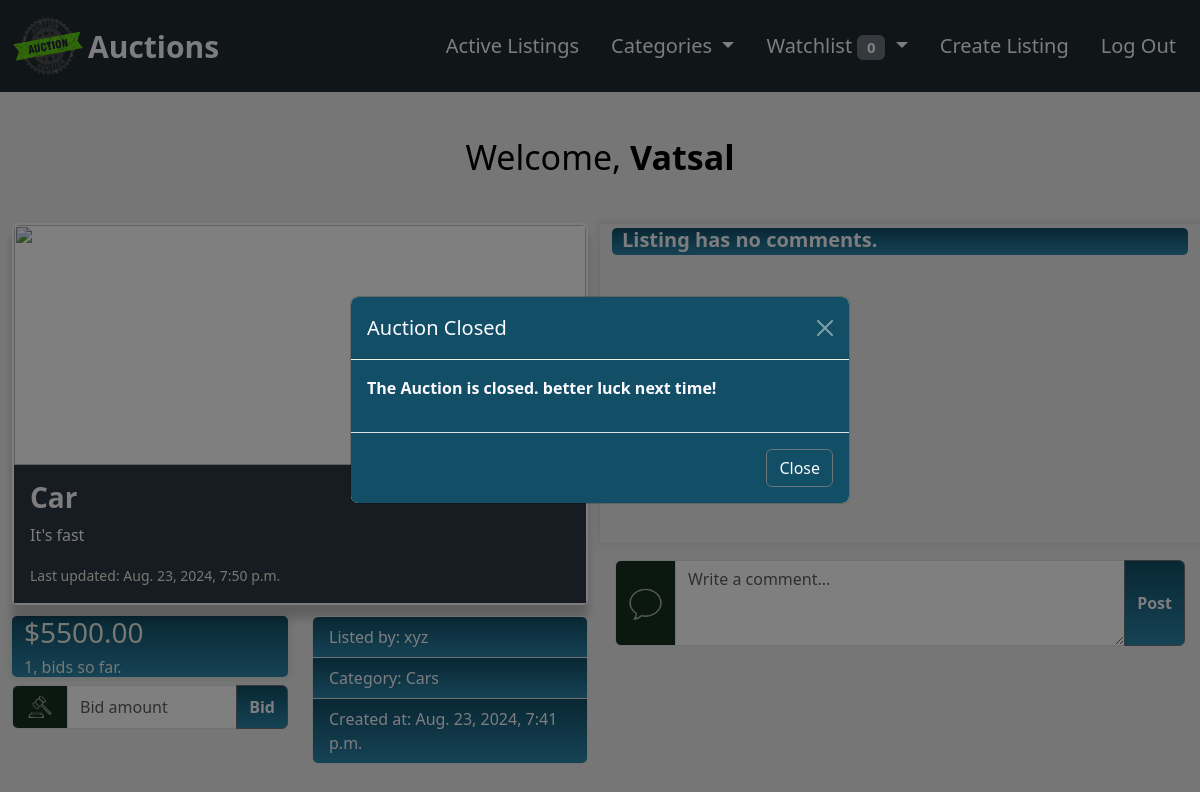
The page /listing/bid/1 (signed in) on the database its author committed.
### auctions/models.py (models this page shows)
class User(AbstractUser):
    watchlist = models.ManyToManyField(
        AuctionListing, blank=True, related_name="watchers"
    )

class AuctionListing(models.Model):
    title = models.CharField(max_length=64)
    discription = models.CharField(max_length=255)
    starting_bid = models.IntegerField()
    image_url = models.URLField(max_length=255, blank=True, null=True)
    category = models.CharField(max_length=64, blank=True, null=True)
    active = models.BooleanField(default=True)
    listed_by = models.ForeignKey(
        "User", on_delete=models.CASCADE, related_name="listings"
    )
    created_at = models.DateTimeField(auto_now_add=True)

### auctions/views.py (the view, shortened to what this page needs)
# urls.py: path("listing/bid/<int:listing_id>", views.manage_listing, name="bid"),
@login_required(login_url="/login")
def manage_listing(request, listing_id):
    listing = AuctionListing.objects.get(pk=listing_id)
    comments = Comment.objects.filter(item=listing_id)
    watchlist_count = User.objects.get(pk=request.user.id).watchlist.all()
    if request.user.watchlist.filter(pk=listing_id).exists():
        watchlist = True
    else:
        watchlist = False
    number_of_bids = Bid.objects.filter(item=listing_id).count()
    if number_of_bids > 0:
        latest_bid = Bid.objects.filter(item=listing_id).aggregate(Max("bid_time"))
        latest_bid_time = latest_bid["bid_time__max"]
        latest_bid = Bid.objects.filter(
            item=listing_id, bid_time=latest_bid_time
        ).first()
        bidder = User.objects.get(username=latest_bid.bidder)
        bidder_name = bidder.username
        latest_bid = latest_bid.current_bid
    else:
        latest_bid = None
        latest_bid_time = listing.created_at
        bidder_name = None
    if listing.active:
        close_auction = False
        winner_email = None
        seller_email = None
    else:
        winner_email = bidder.email
        seller_email = listing.listed_by.email
        close_auction = True
    return render(
        request,
        "auctions/bid.html",
        {
            "form": BidForm(),
            "listing": listing,
            "latest_bid": latest_bid,
            "latest_bid_time": latest_bid_time,
            "bidder_name": bidder_name,
            "number_of_bids": number_of_bids,
            "comments": comments,
            "watchlist": watchlist,
            "watchlist_count": watchlist_count.count(),
            "close": close_auction,
            "winner_email": winner_email,
            "seller_email": seller_email,
        },
    )

### auctions/forms.py
class BidForm(forms.Form):
    bid = forms.IntegerField(
        required=False,
        label="",
        widget=forms.TextInput(
            attrs={
                "placeholder": "Bid amount",
                "class": "form-control",
                "aria-describedby": "basic-addon1",
            }
        ),
    )
    comment = forms.CharField(
        required=False,
        max_length=100,
        widget=forms.Textarea(
            attrs={
                "rows": "3",
                "placeholder": "Write a comment...",
                "class": "form-control",
                "aria-describedby": "button-addon1",
            }
        ),
    )

### auctions/templates/auctions/bid.html (shortened to what this page needs)
{% extends "auctions/layout.html" %}
{% load static %}
{% load auction_extras %}
{% block watchlist %}
<li class="nav-item dropdown">
    <a class="nav-link dropdown-toggle" href="#" role="button" data-bs-toggle="dropdown" aria-expanded="false">
        Watchlist <span class="badge text-bg-secondary">{{ watchlist_count }}</span>
    </a>
</li>
{% endblock %}
{% block body %}
    <div class="container-fluid listing-wrapper">
        <div class="row" style="height:100%;">
            <div class="col-md-6">
                <div class="row" style="margin-bottom: 0;">
                    <div class="col-md-12">
                        <div class="card card-index">
                            {% if listing.image_url %}
                                <img src="{{listing.image_url}}" class="card-img-top">
                            {% else %}
                                <img src="{% static 'auctions/auction_logo.png' %}" class="card-img-top">
                            {% endif %}
                            <div class="card-body listing-card-body">
                                <h3 class="card-title" style="font-weight:700;">{{ listing.title }}&nbsp;
                                </h3>
                                <p class="card-text">{{ listing.discription }}</p>
                                <p class="card-text"><small class="text-body-secondary" style="color: #EEF0E5 !important;">Last updated: {{latest_bid_time}}</small></p>
                            </div>
                        </div>
                    </div>
                </div>
                <div class="row" style="margin-top: 2%; margin-bottom:0;">
                    <div class="col-md-6">
                        <div class="bid-wrapper">
                            {% if latest_bid %}
                                <h3 style="color: #EEF0E5; margin-top: 0;s">${{ latest_bid|floatformat:2 }}</h3>
                                <h6 style="font-weight: normal; color: #EEF0E5;">{{ number_of_bids }}, bids so far.
                            {% else %}
                                <h3 style="color: #EEF0E5;">${{ listing.starting_bid|floatformat:2 }}</h3>
                                <h6 style="font-weight: normal; color: #EEF0E5;">0, bids so far.<h6>
                            {% endif %}
                        </div>
                        <form class="listing-form" action="{% url 'bid' listing.id %}" method="post">
                            <div class="input-group listing-input-group">
                                <span class="input-group-text" id="basic-addon1" style="background-color:#163020" onclick="rotateHammer();">
                                </span>
                                {{ form.bid }}
                                <button class="btn btn-outline-secondary bid-btn" type="submit" onclick="rotateHammer();">Bid</button>
                            </div>
                        </form>
                    </div>
                    <div class="col-md-6">
                        <ul class="list-group item-details">
                            <li class="list-group-item">Listed by: {{ listing.listed_by }}</li>
                            <li class="list-group-item">Category: {{ listing.category }}</li>
                            <li class="list-group-item">Created at: {{ listing.created_at}}</li>
                        </ul>
                    </div>
                </div>
            </div>
            <div class="col-md-6" style="height: 100%;">
                <div class="row comments-row">
                    <div class="col-md-12 comments">
                        {% for comment in comments %}
                            <div class="comment-wrapper">
                                <h5>{{ comment.author }}&nbsp;</h5>
                                <h6>{{ comment.comment_time }}</h6>
                                <span style="display:block;">{{ comment.comment }}</span>
                            </div>
                        {% empty %}
                            <div class="comment-wrapper">
                                <h5>Listing has no comments.</h5>
                            </div>
                        {% endfor %}
                    </div>
                </div>
                <div class="row">
                    <div class="col-md-12" style="padding:0">
                        <form action="{% url 'bid' listing.id %}" method="post">
                            <div class="input-group input-group-comment">
                                <span class="input-group-text" style="background-color:#163020">
                                    <img src="{% static 'auctions/icons8-comment-50.png' %}" width="35px" height="35px">
                                </span>
                                {{ form.comment }}
                                <button class="btn btn-outline-secondary comment-btn"  type="submit" id="button-addon1">Post</button>
                            </div>
                        </form>
                    </div>
                </div>
            </div>
        </div>
    </div>
    <div class="modal fade" id="winModal" tabindex="-1" data-bs-backdrop="static">
        <div class="modal-dialog modal-dialog-centered">
            <div class="modal-content">
                <div class="modal-header modalcolor">
                    <h5 class="modal-title">Auction Closed</h5>
                    <button type="button" class="btn-close close-btn" data-bs-dismiss="modal" aria-label="Close" onclick="location.href='{% url 'index' %}';"></button>
                </div>
                <div class="modal-body modalcolor">
                    {% if bidder_name == user.username %}
                        <p><img style="display: inline-block; float: left; margin-right: 8px;" src="{% static 'auctions/trophy-with-confetti.gif'%}">
                            Congratulations! You have won the auction. contact seller at <em>{{ seller_email }}</em></p>
                    {% elif user.username|lower == listing.listed_by|lower  %}
                        <p>You have closed the Auction. The winner is <em>{{ bidder_name }}</em>. contact winner at <em>{{winner_email}}</em></p>
                    {% else %}
                        <p>The Auction is closed. better luck next time!</p>
                    {% endif %}
                </div>
                <div class="modal-footer modalcolor">
                    <button type="button" class="btn btn-secondary modal-close-btn" data-bs-dismiss="modal" onclick="location.href='{% url 'index' %}';">Close</button>
                </div>
            </div>
        </div>
    </div>
{% endblock %}

### auctions/templates/auctions/layout.html (shortened to what this page needs)
{% load static %}
<!DOCTYPE html>
<html lang="en">
    <head>
        <link rel="stylesheet" href="https://cdn.jsdelivr.net/npm/bootstrap@5.3.2/dist/css/bootstrap.min.css" rel="stylesheet">
        <link href="{% static 'auctions/styles.css' %}" rel="stylesheet">
    </head>
    <body>
        <div class="body-wrapper">
            <nav class="navbar navbar-expand-lg">
                <div class="navbar-brand">
                    <img class="logo-img" src="{% static 'auctions/auction_logo.png' %}" alt="Logo" width="80px" height="60px" class="d-inline-block align-text-top" onclick="playAnimation()">
                    Auctions
                </div>
                <div class="navbar-nav">
                    <a class="nav-link" href="{% url 'index' %}">Active Listings</a>
                    {% if user.is_authenticated %}
                        <li class="nav-item dropdown">
                            <a class="nav-link dropdown-toggle" href="#" role="button" data-bs-toggle="dropdown" aria-expanded="false">
                                Categories
                            </a>
                        </li>
                        {% block watchlist %}{% endblock %}
                        <a class="nav-link" href="{% url 'create' %}">Create Listing</a>
                        <a class="nav-link" href="{% url 'logout' %}">Log Out</a>
                    {% else %}
                        <a class="nav-link" href="{% url 'login' %}">Log In</a>
                        <a class="nav-link" href="{% url 'register' %}">Register</a>
                    {% endif %}
                </div>
            </nav>
            <div class="signed_in">
                {% if user.is_authenticated %}
                    Welcome,<strong>&nbsp;{{ user.username }}</strong>
                {% else %}
                    Not signed in.
                {% endif %}
            </div>
            {% block body %}
            {% endblock %}
        </div>
    </body>
</html>

### auctions/static/auctions/styles.css (style rules this page uses)
body { display: flex; flex-direction: column; }
.navbar-brand { display: flex; background-color: #212A31; font-size: 30px; font-weight: 700; padding: 8px; color: #FAFAFF; justify-content: center; align-items: center; }
nav { background-color: #212A31; position: fixed; top: 0; left: 0; width: 100%; z-index: 1000; }
.navbar-nav { margin-right: 8px; margin-left: auto; }
.nav-link { margin: 8px; }
.nav-link { color: #FAFAFF; font-size: 20px; }
.signed_in { display: flex; align-items: center; margin: auto; margin-top:40px ; margin-bottom: 30px; color: #000000; font-size: 34px; }
.body-wrapper { display: flex; flex-direction: column; background-color: #ebedeb; min-height: 100vh; }
.card-img-top { width: 100%; height: 30vh; object-fit: scale-down; }
.card-index, .card-index-item { border: 2px solid #FAFAFF ; border-radius: 5px; box-shadow: 0 13px 10px rgb(0 0 0 / 0.2) }
.listing-card-body { background-color: #2E3944; color: #FAFAFF; }
.input-group { padding: 0 15px 8px 15px; }
.create-account.login-here, span { color: #000000; }
.create-account.login-here, a { color: #000000; font-size: 18px; }
.bid-btn, .comment-btn { font-weight: 700; color: #FAFAFF; background-image: -webkit-linear-gradient(top, #124E66, #2b86aa); }
.listing-wrapper { padding-top: 10px; height: 100%; }
.bid-wrapper, .comment-wrapper { max-width: 100%; background-color: #124E66; color: #FAFAFF; font-weight: bold; border-radius: 5px; background-image: -webkit-linear-gradient(top, #124E66, #2b86aa); box-shadow: inset 0 1px 1px rgba(0, 0, 0, 0.075), 0 0 8px rgba(182, 196, 182, 0.6); }
.bid-wrapper { padding-left: 12px; margin-bottom: 3%; }
.listing-input-group { padding: 0; max-width: 100%; }
.item-details li { background-image: -webkit-linear-gradient(top, #124E66, #2b86aa); color: #FAFAFF; }
.comment-wrapper { margin-bottom: 6px; box-shadow: none; }
.comment-wrapper h5 { display: inline-block; color: #FAFAFF; font-weight: 700; }
.comments-row { margin-bottom: 3%; height: 40vh; box-shadow: inset 0 1px 1px rgba(0, 0, 0, 0.075), 0 0 8px rgba(182, 196, 182, 0.6); padding: 5px 0 5px 0; }
.comments { overflow-y: scroll; min-height: 100%; max-height: 0; }
.comment-wrapper * { padding-left: 10px; }
.comment-wrapper h5 { margin-bottom: 3px; }
.modalcolor { background-color: #124E66; }
.modal-header, .modal-body, .modal-footer { color: #FAFAFF; font-weight: 700; border-bottom-color: #EEF0E5; }
.modal-close-btn { background-color: #124E66; color: #FAFAFF; }

### rows shown on the page
User: username "Vatsal"
AuctionListing: title "Car", discription "It's fast", listed_by "xyz", category "Cars", created_at "Aug. 23, 2024, 7:41 p.m."

### other values the page prints
{{ watchlist_count }} "0"
{{ latest_bid_time }} "Aug. 23, 2024, 7:50 p.m."
{{ latest_bid|floatformat:2 }} "5500.00"
{{ number_of_bids }} "1"
